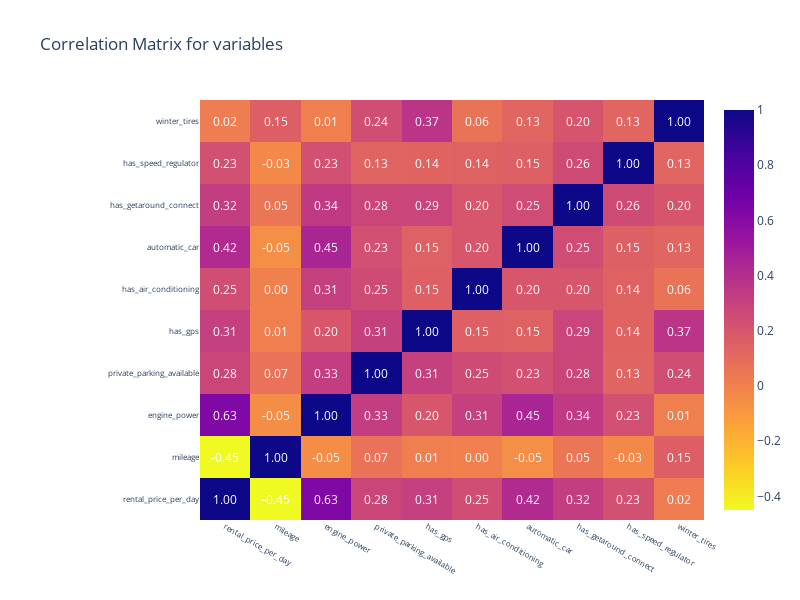

The notebook cell saved with this chart:
### Code cell
# Correlation Matrix


correlation = df[['rental_price_per_day', 'mileage', 'engine_power',  'private_parking_available', 'has_gps', 'has_air_conditioning', 'automatic_car', 'has_getaround_connect', 'has_speed_regulator', 'winter_tires']].corr()
cols = correlation.columns.values
corr  = correlation.values

# Création d'un Heatmap avec les données
trace = go.Heatmap(z=corr,
                   x=cols,
                   y=cols,
                   reversescale=True)

# Ajout des annotations de texte à l'intérieur du Heatmap
annotations = []
for i in range(corr.shape[0]):
    for j in range(corr.shape[1]):
        annotations.append(dict(x=cols[j], y=cols[i], text='{:.2f}'.format(corr[i, j]), font=dict(color='white'), showarrow=False))

# Configuration du layout
layout = go.Layout(dict(title="Correlation Matrix for variables",
                        autosize=False,
                        height=600,
                        width=800,
                        margin=dict(l=200),
                        yaxis=dict(tickfont=dict(size=8)),
                        xaxis=dict(tickfont=dict(size=8)),
                        annotations=annotations))

# Création de la figure avec le Heatmap et le layout
fig = go.Figure(data=[trace], layout=layout)

# Affichage de la figure
fig.show()

### Figure 1 — Plotly figure (JSON) as saved in the notebook; plotly's stock layout.template omitted (floating-point values rounded to 4 significant figures)
{"data": [{"reversescale": true, "type": "heatmap", "x": ["rental_price_per_day", "mileage", "engine_power", "private_parking_available", "has_gps", "has_air_conditioning", "automatic_car", "has_getaround_connect", "has_speed_regulator", "winter_tires"], "y": ["rental_price_per_day", "mileage", "engine_power", "private_parking_available", "has_gps", "has_air_conditioning", "automatic_car", "has_getaround_connect", "has_speed_regulator", "winter_tires"], "z": [[1, -0.4489, 0.6256, 0.2814, 0.3109, 0.2454, 0.4198, 0.3185, 0.2275, 0.01828], [-0.4489, 1, -0.05012, 0.06526, 0.009695, 0.003621, -0.05286, 0.04671, -0.02963, 0.1548], [0.6256, -0.05012, 1, 0.3272, 0.2012, 0.3128, 0.4478, 0.341, 0.2321, 0.008905], [0.2814, 0.06526, 0.3272, 1, 0.306, 0.2548, 0.2301, 0.2783, 0.1343, 0.2438], [0.3109, 0.009695, 0.2012, 0.306, 1, 0.1507, 0.1499, 0.2854, 0.1361, 0.37], [0.2454, 0.003621, 0.3128, 0.2548, 0.1507, 1, 0.1995, 0.1988, 0.1442, 0.06222], [0.4198, -0.05286, 0.4478, 0.2301, 0.1499, 0.1995, 1, 0.2503, 0.1533, 0.1262], [0.3185, 0.04671, 0.341, 0.2783, 0.2854, 0.1988, 0.2503, 1, 0.2572, 0.2033], [0.2275, -0.02963, 0.2321, 0.1343, 0.1361, 0.1442, 0.1533, 0.2572, 1, 0.1293], [0.01828, 0.1548, 0.008905, 0.2438, 0.37, 0.06222, 0.1262, 0.2033, 0.1293, 1]]}], "layout": {"annotations": [{"font": {"color": "white"}, "showarrow": false, "text": "1.00", "x": "rental_price_per_day", "y": "rental_price_per_day"}, {"font": {"color": "white"}, "showarrow": false, "text": "-0.45", "x": "mileage", "y": "rental_price_per_day"}, {"font": {"color": "white"}, "showarrow": false, "text": "0.63", "x": "engine_power", "y": "rental_price_per_day"}, {"font": {"color": "white"}, "showarrow": false, "text": "0.28", "x": "private_parking_available", "y": "rental_price_per_day"}, {"font": {"color": "white"}, "showarrow": false, "text": "0.31", "x": "has_gps", "y": "rental_price_per_day"}, {"font": {"color": "white"}, "showarrow": false, "text": "0.25", "x": "has_air_conditioning", "y": "rental_price_per_day"}, {"font": {"color": "white"}, "showarrow": false, "text": "0.42", "x": "automatic_car", "y": "rental_price_per_day"}, {"font": {"color": "white"}, "showarrow": false, "text": "0.32", "x": "has_getaround_connect", "y": "rental_price_per_day"}, {"font": {"color": "white"}, "showarrow": false, "text": "0.23", "x": "has_speed_regulator", "y": "rental_price_per_day"}, {"font": {"color": "white"}, "showarrow": false, "text": "0.02", "x": "winter_tires", "y": "rental_price_per_day"}, {"font": {"color": "white"}, "showarrow": false, "text": "-0.45", "x": "rental_price_per_day", "y": "mileage"}, {"font": {"color": "white"}, "showarrow": false, "text": "1.00", "x": "mileage", "y": "mileage"}, {"font": {"color": "white"}, "showarrow": false, "text": "-0.05", "x": "engine_power", "y": "mileage"}, {"font": {"color": "white"}, "showarrow": false, "text": "0.07", "x": "private_parking_available", "y": "mileage"}, {"font": {"color": "white"}, "showarrow": false, "text": "0.01", "x": "has_gps", "y": "mileage"}, {"font": {"color": "white"}, "showarrow": false, "text": "0.00", "x": "has_air_conditioning", "y": "mileage"}, {"font": {"color": "white"}, "showarrow": false, "text": "-0.05", "x": "automatic_car", "y": "mileage"}, {"font": {"color": "white"}, "showarrow": false, "text": "0.05", "x": "has_getaround_connect", "y": "mileage"}, {"font": {"color": "white"}, "showarrow": false, "text": "-0.03", "x": "has_speed_regulator", "y": "mileage"}, {"font": {"color": "white"}, "showarrow": false, "text": "0.15", "x": "winter_tires", "y": "mileage"}, {"font": {"color": "white"}, "showarrow": false, "text": "0.63", "x": "rental_price_per_day", "y": "engine_power"}, {"font": {"color": "white"}, "showarrow": false, "text": "-0.05", "x": "mileage", "y": "engine_power"}, {"font": {"color": "white"}, "showarrow": false, "text": "1.00", "x": "engine_power", "y": "engine_power"}, {"font": {"color": "white"}, "showarrow": false, "text": "0.33", "x": "private_parking_available", "y": "engine_power"}, {"font": {"color": "white"}, "showarrow": false, "text": "0.20", "x": "has_gps", "y": "engine_power"}, {"font": {"color": "white"}, "showarrow": false, "text": "0.31", "x": "has_air_conditioning", "y": "engine_power"}, {"font": {"color": "white"}, "showarrow": false, "text": "0.45", "x": "automatic_car", "y": "engine_power"}, {"font": {"color": "white"}, "showarrow": false, "text": "0.34", "x": "has_getaround_connect", "y": "engine_power"}, {"font": {"color": "white"}, "showarrow": false, "text": "0.23", "x": "has_speed_regulator", "y": "engine_power"}, {"font": {"color": "white"}, "showarrow": false, "text": "0.01", "x": "winter_tires", "y": "engine_power"}, {"font": {"color": "white"}, "showarrow": false, "text": "0.28", "x": "rental_price_per_day", "y": "private_parking_available"}, {"font": {"color": "white"}, "showarrow": false, "text": "0.07", "x": "mileage", "y": "private_parking_available"}, {"font": {"color": "white"}, "showarrow": false, "text": "0.33", "x": "engine_power", "y": "private_parking_available"}, {"font": {"color": "white"}, "showarrow": false, "text": "1.00", "x": "private_parking_available", "y": "private_parking_available"}, {"font": {"color": "white"}, "showarrow": false, "text": "0.31", "x": "has_gps", "y": "private_parking_available"}, {"font": {"color": "white"}, "showarrow": false, "text": "0.25", "x": "has_air_conditioning", "y": "private_parking_available"}, {"font": {"color": "white"}, "showarrow": false, "text": "0.23", "x": "automatic_car", "y": "private_parking_available"}, {"font": {"color": "white"}, "showarrow": false, "text": "0.28", "x": "has_getaround_connect", "y": "private_parking_available"}, {"font": {"color": "white"}, "showarrow": false, "text": "0.13", "x": "has_speed_regulator", "y": "private_parking_available"}, {"font": {"color": "white"}, "showarrow": false, "text": "0.24", "x": "winter_tires", "y": "private_parking_available"}, {"font": {"color": "white"}, "showarrow": false, "text": "0.31", "x": "rental_price_per_day", "y": "has_gps"}, {"font": {"color": "white"}, "showarrow": false, "text": "0.01", "x": "mileage", "y": "has_gps"}, {"font": {"color": "white"}, "showarrow": false, "text": "0.20", "x": "engine_power", "y": "has_gps"}, {"font": {"color": "white"}, "showarrow": false, "text": "0.31", "x": "private_parking_available", "y": "has_gps"}, {"font": {"color": "white"}, "showarrow": false, "text": "1.00", "x": "has_gps", "y": "has_gps"}, {"font": {"color": "white"}, "showarrow": false, "text": "0.15", "x": "has_air_conditioning", "y": "has_gps"}, {"font": {"color": "white"}, "showarrow": false, "text": "0.15", "x": "automatic_car", "y": "has_gps"}, {"font": {"color": "white"}, "showarrow": false, "text": "0.29", "x": "has_getaround_connect", "y": "has_gps"}, {"font": {"color": "white"}, "showarrow": false, "text": "0.14", "x": "has_speed_regulator", "y": "has_gps"}, {"font": {"color": "white"}, "showarrow": false, "text": "0.37", "x": "winter_tires", "y": "has_gps"}, {"font": {"color": "white"}, "showarrow": false, "text": "0.25", "x": "rental_price_per_day", "y": "has_air_conditioning"}, {"font": {"color": "white"}, "showarrow": false, "text": "0.00", "x": "mileage", "y": "has_air_conditioning"}, {"font": {"color": "white"}, "showarrow": false, "text": "0.31", "x": "engine_power", "y": "has_air_conditioning"}, {"font": {"color": "white"}, "showarrow": false, "text": "0.25", "x": "private_parking_available", "y": "has_air_conditioning"}, {"font": {"color": "white"}, "showarrow": false, "text": "0.15", "x": "has_gps", "y": "has_air_conditioning"}, {"font": {"color": "white"}, "showarrow": false, "text": "1.00", "x": "has_air_conditioning", "y": "has_air_conditioning"}, {"font": {"color": "white"}, "showarrow": false, "text": "0.20", "x": "automatic_car", "y": "has_air_conditioning"}, {"font": {"color": "white"}, "showarrow": false, "text": "0.20", "x": "has_getaround_connect", "y": "has_air_conditioning"}, {"font": {"color": "white"}, "showarrow": false, "text": "0.14", "x": "has_speed_regulator", "y": "has_air_conditioning"}, {"font": {"color": "white"}, "showarrow": false, "text": "0.06", "x": "winter_tires", "y": "has_air_conditioning"}, {"font": {"color": "white"}, "showarrow": false, "text": "0.42", "x": "rental_price_per_day", "y": "automatic_car"}, {"font": {"color": "white"}, "showarrow": false, "text": "-0.05", "x": "mileage", "y": "automatic_car"}, {"font": {"color": "white"}, "showarrow": false, "text": "0.45", "x": "engine_power", "y": "automatic_car"}, {"font": {"color": "white"}, "showarrow": false, "text": "0.23", "x": "private_parking_available", "y": "automatic_car"}, {"font": {"color": "white"}, "showarrow": false, "text": "0.15", "x": "has_gps", "y": "automatic_car"}, {"font": {"color": "white"}, "showarrow": false, "text": "0.20", "x": "has_air_conditioning", "y": "automatic_car"}, {"font": {"color": "white"}, "showarrow": false, "text": "1.00", "x": "automatic_car", "y": "automatic_car"}, {"font": {"color": "white"}, "showarrow": false, "text": "0.25", "x": "has_getaround_connect", "y": "automatic_car"}, {"font": {"color": "white"}, "showarrow": false, "text": "0.15", "x": "has_speed_regulator", "y": "automatic_car"}, {"font": {"color": "white"}, "showarrow": false, "text": "0.13", "x": "winter_tires", "y": "automatic_car"}, {"font": {"color": "white"}, "showarrow": false, "text": "0.32", "x": "rental_price_per_day", "y": "has_getaround_connect"}, {"font": {"color": "white"}, "showarrow": false, "text": "0.05", "x": "mileage", "y": "has_getaround_connect"}, {"font": {"color": "white"}, "showarrow": false, "text": "0.34", "x": "engine_power", "y": "has_getaround_connect"}, {"font": {"color": "white"}, "showarrow": false, "text": "0.28", "x": "private_parking_available", "y": "has_getaround_connect"}, {"font": {"color": "white"}, "showarrow": false, "text": "0.29", "x": "has_gps", "y": "has_getaround_connect"}, {"font": {"color": "white"}, "showarrow": false, "text": "0.20", "x": "has_air_conditioning", "y": "has_getaround_connect"}, {"font": {"color": "white"}, "showarrow": false, "text": "0.25", "x": "automatic_car", "y": "has_getaround_connect"}, {"font": {"color": "white"}, "showarrow": false, "text": "1.00", "x": "has_getaround_connect", "y": "has_getaround_connect"}, {"font": {"color": "white"}, "showarrow": false, "text": "0.26", "x": "has_speed_regulator", "y": "has_getaround_connect"}, {"font": {"color": "white"}, "showarrow": false, "text": "0.20", "x": "winter_tires", "y": "has_getaround_connect"}, {"font": {"color": "white"}, "showarrow": false, "text": "0.23", "x": "rental_price_per_day", "y": "has_speed_regulator"}, {"font": {"color": "white"}, "showarrow": false, "text": "-0.03", "x": "mileage", "y": "has_speed_regulator"}, {"font": {"color": "white"}, "showarrow": false, "text": "0.23", "x": "engine_power", "y": "has_speed_regulator"}, {"font": {"color": "white"}, "showarrow": false, "text": "0.13", "x": "private_parking_available", "y": "has_speed_regulator"}, {"font": {"color": "white"}, "showarrow": false, "text": "0.14", "x": "has_gps", "y": "has_speed_regulator"}, {"font": {"color": "white"}, "showarrow": false, "text": "0.14", "x": "has_air_conditioning", "y": "has_speed_regulator"}, {"font": {"color": "white"}, "showarrow": false, "text": "0.15", "x": "automatic_car", "y": "has_speed_regulator"}, {"font": {"color": "white"}, "showarrow": false, "text": "0.26", "x": "has_getaround_connect", "y": "has_speed_regulator"}, {"font": {"color": "white"}, "showarrow": false, "text": "1.00", "x": "has_speed_regulator", "y": "has_speed_regulator"}, {"font": {"color": "white"}, "showarrow": false, "text": "0.13", "x": "winter_tires", "y": "has_speed_regulator"}, {"font": {"color": "white"}, "showarrow": false, "text": "0.02", "x": "rental_price_per_day", "y": "winter_tires"}, {"font": {"color": "white"}, "showarrow": false, "text": "0.15", "x": "mileage", "y": "winter_tires"}, {"font": {"color": "white"}, "showarrow": false, "text": "0.01", "x": "engine_power", "y": "winter_tires"}, {"font": {"color": "white"}, "showarrow": false, "text": "0.24", "x": "private_parking_available", "y": "winter_tires"}, {"font": {"color": "white"}, "showarrow": false, "text": "0.37", "x": "has_gps", "y": "winter_tires"}, {"font": {"color": "white"}, "showarrow": false, "text": "0.06", "x": "has_air_conditioning", "y": "winter_tires"}, {"font": {"color": "white"}, "showarrow": false, "text": "0.13", "x": "automatic_car", "y": "winter_tires"}, {"font": {"color": "white"}, "showarrow": false, "text": "0.20", "x": "has_getaround_connect", "y": "winter_tires"}, {"font": {"color": "white"}, "showarrow": false, "text": "0.13", "x": "has_speed_regulator", "y": "winter_tires"}, {"font": {"color": "white"}, "showarrow": false, "text": "1.00", "x": "winter_tires", "y": "winter_tires"}], "autosize": false, "height": 600, "margin": {"l": 200}, "title": {"text": "Correlation Matrix for variables"}, "width": 800, "xaxis": {"tickfont": {"size": 8}}, "yaxis": {"tickfont": {"size": 8}}}}
